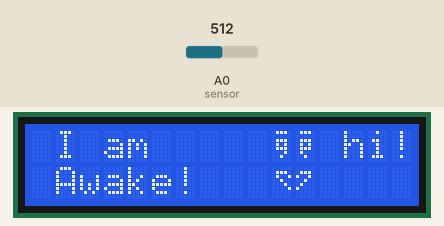
Bench run of a sketch on a simulated Arduino Uno, built with avr-gcc and run on an emulated ATmega328P. Parts: 16×2 character LCD. Inputs (shaded band) come from the test bench; at power-on: A0 (sensor) = 512.

Above: at 1.2 s.
1.3 s: A0 (sensor) set to 108
3.2 s: A0 (sensor) set to 96
At 4.4 s:
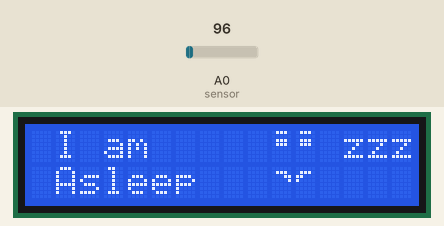
5.5 s: A0 (sensor) set to 122
At 7.3 s:
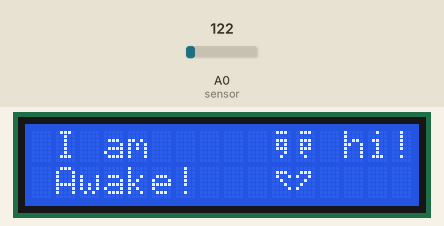
7.6 s: A0 (sensor) set to 90
At 9.4 s:
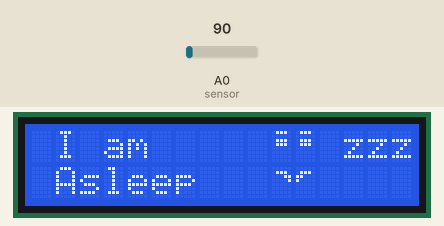
Timing chart, 0 to 10.6 s (numbered marks = the images above; inputs shaded):
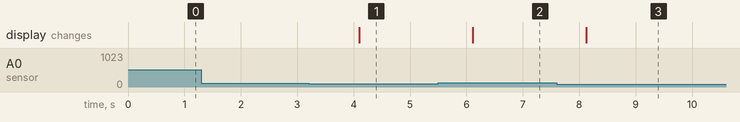

The sketch:

Animating_Images_on_16x2_LCD.ino
```cpp
#include <LiquidCrystal.h> //Set up LCD

int rs = 2, en = 3, d4 = 4, d5 = 5, d6 = 6, d7 = 7;
LiquidCrystal lcd (rs, en, d4, d5, d6, d7);

const int sensor = A0;
int sensorVal = 0;

byte Large_PictureA[] = { //Create the custom images
  B01110,
  B00000,
  B01110,
  B01010,
  B01110,
  B00010,
  B00100,
  B00000
};

byte Large_PictureB[] = {
  B01110,
  B00000,
  B01110,
  B01010,
  B01110,
  B01000,
  B00100,
  B00000
};

byte Large_PictureC[] = {
  B00000,
  B01110,
  B01001,
  B00100,
  B00010,
  B00001,
  B00000,
  B00000
};

byte Large_PictureD[] = {
  B00000,
  B01110,
  B10010,
  B00100,
  B01000,
  B10000,
  B00000,
  B00000
};

byte Large_PictureA2[] = {
  B01110,
  B00000,
  B01110,
  B01110,
  B00000,
  B00000,
  B00000,
  B00000
};

byte Large_PictureB2[] = {
  B01110,
  B00000,
  B01110,
  B01110,
  B00000,
  B00000,
  B00000,
  B00000
};

byte Large_PictureC2[] = {
  B00000,
  B01110,
  B00011,
  B00001,
  B00000,
  B00000,
  B00000,
  B00000
};

byte Large_PictureD2[] = {
  B00000,
  B01110,
  B11000,
  B10000,
  B00000,
  B00000,
  B00000,
  B00000
};

void setup() {
  // put your setup code here, to run once:
  lcd.begin(16, 2);
  lcd.createChar(0, Large_PictureA); //Create the custom images
  lcd.createChar(1, Large_PictureB);
  lcd.createChar(2, Large_PictureC);
  lcd.createChar(3, Large_PictureD);
  lcd.createChar(4, Large_PictureA2);
  lcd.createChar(5, Large_PictureB2);
  lcd.createChar(6, Large_PictureC2);
  lcd.createChar(7, Large_PictureD2);
}

void loop() {
  // put your main code here, to run repeatedly:
  sensorVal = analogRead (sensor);
  if (sensorVal > 100) {
  lcd.clear(); //Clear display
  imageA(); //Print image
  lcd.setCursor (1, 0); //Print text
  lcd.print ("I am");
  lcd.setCursor (1, 1);
  lcd.print ("Awake!");
  delay (1000);
  } else {
  lcd.clear(); //Repeat with other image
  imageB();
  lcd.setCursor (1, 0);
  lcd.print ("I am");
  lcd.setCursor (1, 1);
  lcd.print ("Asleep");
  delay (1000);
  }
}


void imageA() {
  lcd.setCursor (10, 0);
  lcd.write (byte(0));
  lcd.setCursor (11, 0);
  lcd.write (byte(1));
  lcd.setCursor (10, 1);
  lcd.write (byte(2));
  lcd.setCursor (11, 1);
  lcd.write (byte(3));
  lcd.setCursor(13, 0);
  lcd.print ("hi!");
}

void imageB() {
  lcd.setCursor (10, 0);
  lcd.write (byte(4));
  lcd.setCursor (11, 0);
  lcd.write (byte(5));
  lcd.setCursor (10, 1);
  lcd.write (byte(6));
  lcd.setCursor (11, 1);
  lcd.write (byte(7));
  lcd.setCursor (13, 0);
  lcd.print ("zzz");
}
```

Measured:
- the behaviour switches between 101 and 100 on A0 (sensor) (found by bisection; images 0 and 1)
- after the input at 1.3 s, every drawn part: stays the same
- after the input at 3.2 s, the display: changes after 0.90 s (image 1)
- after the input at 5.5 s, the display: changes after 0.61 s (image 2)
- after the input at 7.6 s, the display: changes after 0.52 s (image 3)
